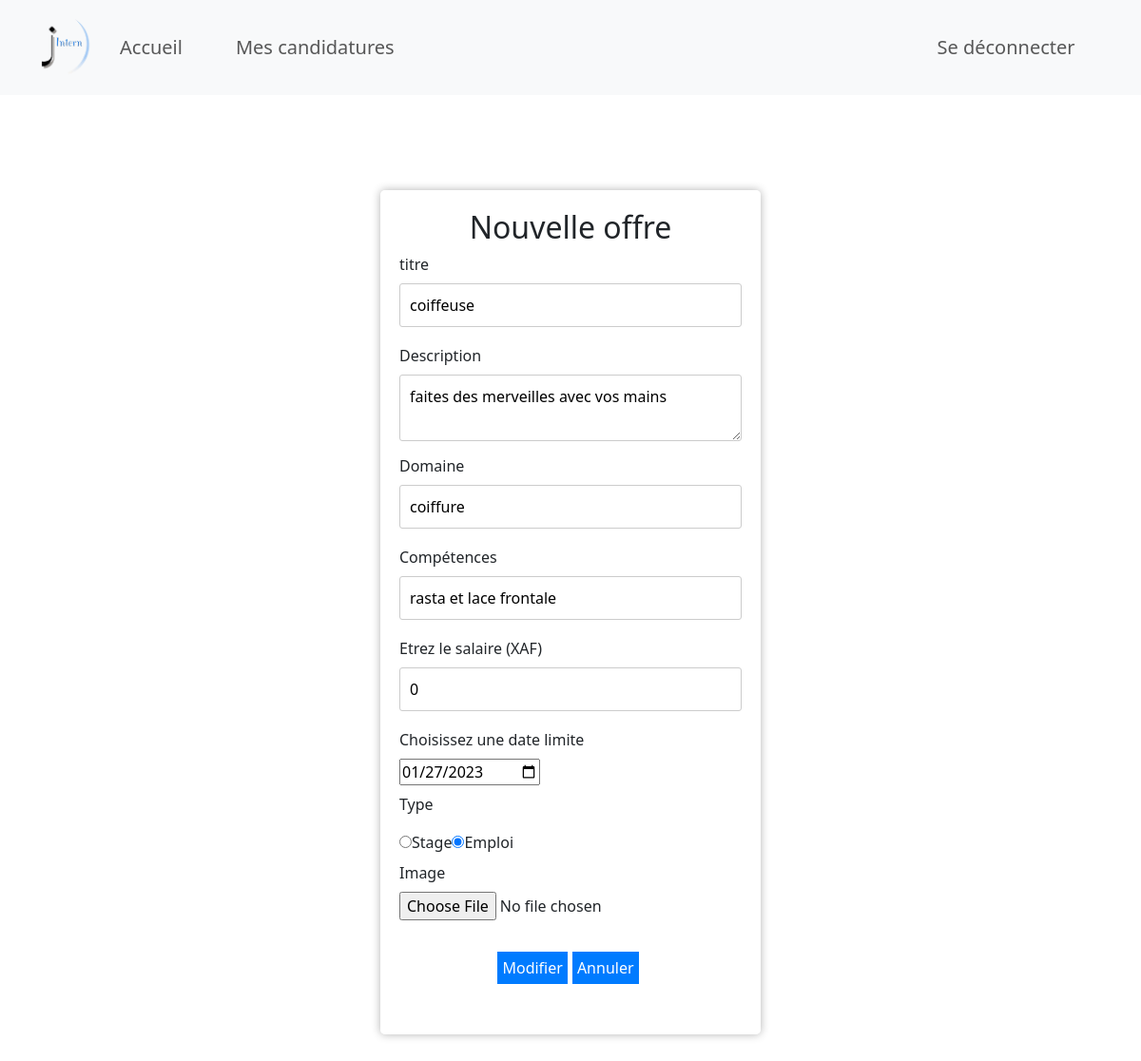
Screenshot of /offre/edit.php?id=2 with the database file from the repository.
### tables this page shows
CREATE TABLE `offre` (
  `id` int(11) NOT NULL,
  `description_offre` varchar(255) DEFAULT NULL,
  `domaine` varchar(255) DEFAULT NULL,
  `competences` varchar(255) DEFAULT NULL,
  `date_limite` date DEFAULT NULL,
  `id_entreprise` int(11) DEFAULT NULL,
  `titre` varchar(255) DEFAULT NULL,
  `salaire` float DEFAULT NULL,
  `type_offre` varchar(50) DEFAULT NULL,
  `photo` varchar(255) DEFAULT NULL
);

### offre/edit.php (the view, shortened to what this page needs)
<?php
$serveur = "localhost";
$utilisateur = "root";
$motDePasse = "";
$baseDeDonnees = "j_intern";
$connexion = mysqli_connect($serveur, $utilisateur, $motDePasse, $baseDeDonnees);
?>
<!DOCTYPE html>
<html lang="en">
<head>
  <link rel="stylesheet" type="text/css" href="../styles.css">
  <link rel="stylesheet" href="../node_modules/bootstrap/dist/css/bootstrap.min.css">
</head>
<body>
<?php
require
'../connexion/navbar.php';
if (isset($_GET['id'])) {
    $idOffre = $_GET['id'];
    $sql = "SELECT * FROM offre WHERE id = $idOffre";
    $result = $connexion->query($sql);
    if ($result->num_rows > 0) {
        $row = $result->fetch_assoc();
        $ancienTitre = $row['titre'];
        $ancienneDescription = $row['description_offre'];
    $anciendomaine = $row['domaine'];
    $anciennecompetence = $row['competences'];
    $anciennedatelimite = $row['date_limite'];
    $anciensalaire = $row['salaire'];
    $ancientype = $row["type_offre"];
    $ancienneimage = $row['photo'];
        echo '<div class="formulaire edit_offre">';
        echo '<form  action="" method="POST" enctype="multipart/form-data">';
        echo '<h2>Nouvelle offre</h2>';
        echo '<div><label for="">titre</label></div>';
        echo '<div><input type="text" id="titre" name="titre" value="'.$ancienTitre.'" required></div>';
        echo '<div><label for="">Description</label></div>';
        echo '<div><textarea name="description" id="description" required>'.$ancienneDescription.'</textarea></div>';
        echo '<div><label for="">Domaine </label></div>';
        echo '<div><input type="text" id="domaine" name="domaine" value="'.$anciendomaine.' " required></div>';
        echo '<div><label for="">Compétences</label></div>';
        echo '<div><input type="text" id="competence" name="competence" value="'.$anciennecompetence.'"  required></div>';
        echo '<div><label for="">Etrez le salaire (XAF) </label></div>';
        echo '<div><input type="text" id="salaire" name="salaire" value="'.$anciensalaire.'" ></div>';
        echo '<div><label for="">Choisissez une date limite</label></div>';
        echo '<div><input type="date" id="datelimite" name="datelimite" value="'.$anciennedatelimite.'"  required></div>';
        echo '<div><p>Type</p>';
        echo '<input type="radio" name="type" value="stage" id="stage"';
        if ($ancientype === 'stage') {
            echo ' checked';
        }
        echo '>';
        echo '<label for="stage">Stage</label>';
        echo '<input type="radio" name="type" value="emploi" id="emploi"';
        if ($ancientype === 'emploi') {
            echo ' checked';
        }
        echo '>';
        echo '<label for="emploi">Emploi</label></div>';
        echo '<div><label for="">Image </label></div>';
        echo '<div><input type="file" name="image" id="image" value="'.$ancienneimage.'" /></div>';
        echo '<div class="apply-btn" ><button >Modifier</button>';
        echo '<button ><a href="list.php">Annuler</a></div>';
        echo '</form>';
        echo '</div>';
    } else {
        echo "Offre non trouvée.";
        exit();
    }
} else {
    echo "ID de l'offre non spécifié.";
    exit();
}
?>
</body>
</html>

### styles.css (style rules this page uses)
body { margin: 0; padding: 0; box-sizing: border-box; background-color: rgb(252, 252, 252); font-family: 'Fuzzy Bubbles', cursive; width: 100vw; }
h2 { text-align: center; color: #007bff; }
form { border-radius: 5px; box-shadow: 0px 0px 10px rgba(0, 0, 0, 0.3); padding: 20px; width: 400px; margin: 100px auto; background-color: rgba(255, 255, 255, 0.658); }
div { margin: 8px auto; }
button { background-color: #007bff; border: none; border-radius: 5px; color: #fff; cursor: pointer; font-size: 16px; padding: 10px; width: auto; align-items: center; text-align: center; padding: 5px; }
input[type="text"],input[type="email"],input[type="password"], textarea { border-radius: 3px; border: 1px solid #ccc; box-sizing: border-box; font-size: 16px; margin-bottom: 10px; padding: 10px; width: 100%; }
a { text-decoration: none; background-color: transparent; color: rgb(17, 17, 17); }
.apply-btn { width: 100%; display: flex; justify-content: center; }
.apply-btn button { margin: 25px 5px 25px 0; }
.apply-btn button a, .head_btn { text-decoration: none; color: white; }

### rows the page displays
offre: titre "coiffeuse", description "faites des merveilles avec vos mains", domaine "coiffure", competence "rasta et lace frontale", salaire "0", datelimite "01/27/2023", type_offre "☐ Stage", type_offre "☑ Emploi"
